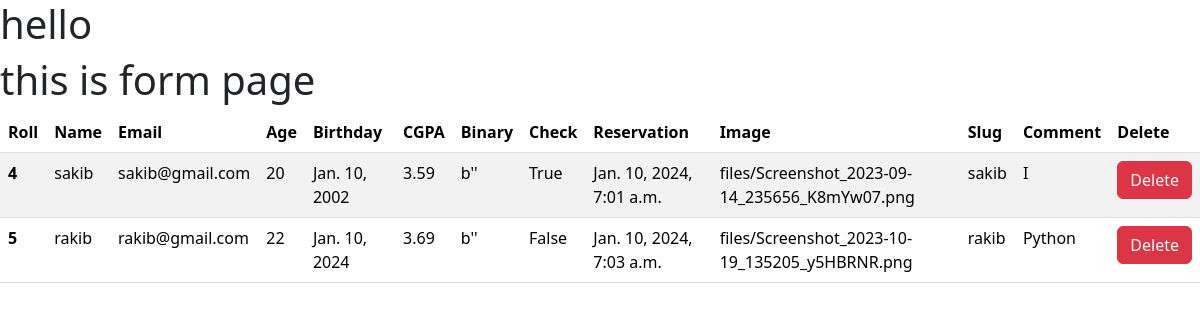
The page / on the database its author committed.
### form/models.py (models this page shows, shortened)
class MyModel(models.Model):
    roll = models.AutoField(primary_key=True)
    name = models.CharField(max_length=25)
    email = models.EmailField()
    birthday = models.DateField()
    age = models.IntegerField()
    cgpa = models.FloatField()
    big_integer_field = models.BigIntegerField()
    binary_field = models.BinaryField()
    boolean_field = models.BooleanField()
    reservation_time = models.DateTimeField()
    time_field = models.TimeField()
    decimal_field = models.DecimalField(max_digits=19, decimal_places=10, blank = True, null =True)
    duration_field = models.DurationField()
    file = models.FileField(upload_to='files/')
    slug_field = models.SlugField()
    text = models.TextField()

### form/views.py (the view)
# urls.py: path('', views.forms, name = "form"),
def forms(request):
    MyModel = models.MyModel.objects.all()
    return render(request, 'form.html', {'data' : MyModel})

### form/templates/form.html
{% extends "base.html" %} {% block content %}
<h1>this is form page</h1>
{% if data %}
<table class="table table-striped">
  <thead>
    <tr>
      <th scope="col">Roll</th>
      <th scope="col">Name</th>
      <th scope="col">Email</th>
      <th scope="col">Age</th>
      <th scope="col">Birthday</th>
      <th scope="col">CGPA</th>
      <th scope="col">Binary</th>
      <th scope="col">Check</th>
      <th scope="col">Reservation</th>
      <th scope="col">Image</th>
      <th scope="col">Slug</th>
      <th scope="col">Comment</th>
      <th scope="col">Delete</th>
    </tr>
  </thead>
  <tbody>
    {% for i in data%}
    <tr>
      <th scope="row">{{i.roll}}</th>
      <td>{{i.name}}</td>
      <td>{{i.email}}</td>
      <td>{{i.age}}</td>
      <td>{{i.birthday}}</td>
      <td>{{i.cgpa}}</td>
      <td>{{i.binary_field}}</td>
      <td>{{i.boolean_field}}</td>
      <td>{{i.reservation_time}}</td>
      <td>{{i.file}}</td>
      <td>{{i.slug_field}}</td>
      <td>{{i.text}}</td>
      <td><a class="btn btn-danger text-white" href="{% url 'delete' i.roll %}">Delete</a></td>
    </tr>
    {% endfor %}
  </tbody>
</table>
{% else %}
<h3>No data available</h3>
{% endif %} {% endblock content %}

### templates/base.html (shortened to what this page needs)
<!DOCTYPE html>
<html lang="en">
<head>
    <link rel="stylesheet" href="https://cdn.jsdelivr.net/npm/bootstrap@5.3.2/dist/css/bootstrap.min.css
">
</head>
<body>
    <h1>hello</h1>
    {% block content %}{% endblock content %}
</body>
</html>

### rows shown on the page
MyModel: roll "4", name "sakib", email "sakib@gmail.com", age "20", birthday "Jan. 10, 2002", cgpa "3.59", binary_field "b''", boolean_field "True", reservation_time "Jan. 10, 2024, 7:01 a.m.", file "files/Screenshot_2023-09-14_235656_K8mYw07.png", slug_field "sakib", text "I"
MyModel: roll "5", name "rakib", email "rakib@gmail.com", age "22", birthday "Jan. 10, 2024", cgpa "3.69", binary_field "b''", boolean_field "False", reservation_time "Jan. 10, 2024, 7:03 a.m.", file "files/Screenshot_2023-10-19_135205_y5HBRNR.png", slug_field "rakib", text "Python"
